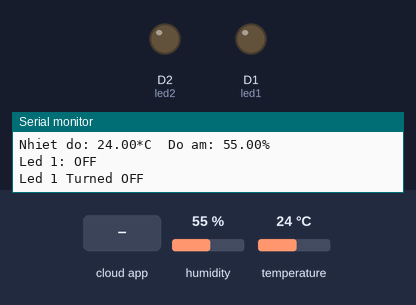
A sketch run on a simulated ESP8266 (NodeMCU). Shown: output pins drawn as LEDs (lit = HIGH), the last lines printed to the serial monitor. The inputs (shaded band) are chosen by the test bench; at power-on: humidity 55 %, temperature 24 °C. WiFi joins after 1.5 s; servers stay silent unless stated; the Firebase database answers and starts empty.

Above: at 4.0 s.
4.1 s: the phone or cloud app sets LED_STATUS to ON
At 5.4 s:
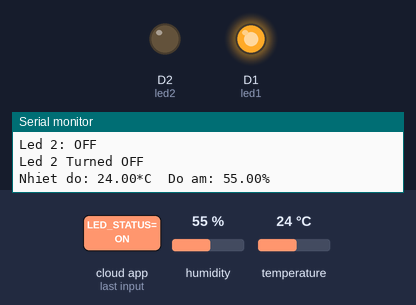
5.9 s: the phone or cloud app sets LED_STATUS2 to ON
At 7.2 s:
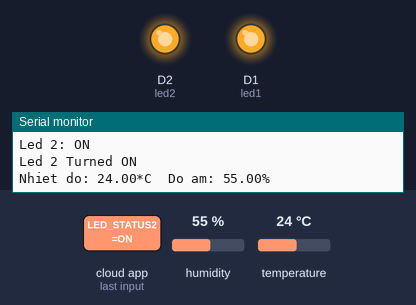
7.9 s: the phone or cloud app sets LED_STATUS to OFF
At 8.8 s:
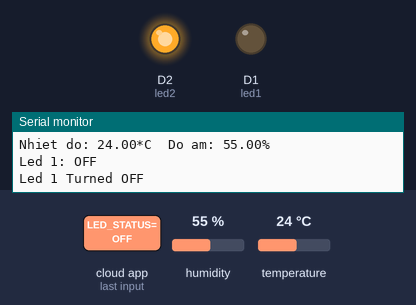
9.6 s: the phone or cloud app sets LED_STATUS2 to OFF
At 11.0 s:
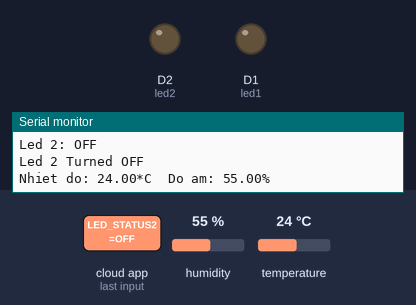
Timing chart, 0 to 12.5 s (numbered marks = the images above; inputs shaded):
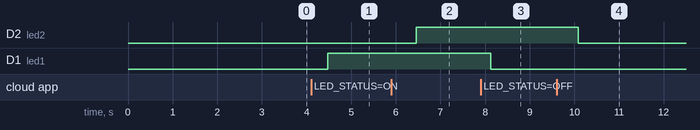

Measured:
- after the input at 4.1 s, D1 (led1): LOW → HIGH after 0.38 s
- after the input at 5.9 s, D2 (led2): LOW → HIGH after 0.55 s
- after the input at 7.9 s, D1 (led1): HIGH → LOW after 0.23 s
- after the input at 9.6 s, D2 (led2): HIGH → LOW after 0.48 s

The sketch:

skycast2.ino
```cpp
#include <ESP8266WiFi.h>
#include <FirebaseESP8266.h>
// #include <FirebaseArduino.h>
#include "DHT.h"
#define DHTTYPE DHT11
#define DHTPIN D5  //d5
DHT dht(DHTPIN, DHTTYPE);

#define FIREBASE_HOST "skycastt-556fc-default-rtdb.firebaseio.com"  //Đổi lại nhé
#define FIREBASE_AUTH "AIzaSyAvMjwtUA5pQSNHtqI1yvkypm4aszUlVz4"
// #define WIFI_SSID "LAU 3_2"
// #define WIFI_PASSWORD "0914083177"
#define WIFI_SSID "iphone 5"
#define WIFI_PASSWORD "12345789"
FirebaseData firebaseData;
String path = "/";

int led1 = 5;
int led2 = 4;
void setup() {
  Serial.begin(115200);
  delay(1000);
  pinMode(led1, OUTPUT);
  pinMode(led2, OUTPUT);
  WiFi.begin(WIFI_SSID, WIFI_PASSWORD);  //kết nối với wifi
  Serial.print("Connecting to ");
  Serial.print(WIFI_SSID);
  while (WiFi.status() != WL_CONNECTED) {
    Serial.print(".");
    delay(500);
  }
  Serial.println();
  Serial.print("Connected to ");
  Serial.println(WIFI_SSID);
  Serial.print("IP Address is : ");
  Serial.println(WiFi.localIP());
  Firebase.begin(FIREBASE_HOST, FIREBASE_AUTH);
  Firebase.setString(firebaseData, "LED_STATUS", "OFF");
  Firebase.setString(firebaseData, "LED_STATUS2", "OFF");
  dht.begin();
}
void loop() {

  float h = dht.readHumidity();

  float t = dht.readTemperature();  // Đọc nhiệt độ theo độ C

  if (isnan(h) || isnan(t)) {

    Serial.println("Failed to read from DHT sensor!");
    return;
  }
  Serial.print("Nhiet do: ");

  Serial.print(t);

  Serial.print("*C  ");

  Serial.print("Do am: ");

  Serial.print(h);

  Serial.println("%  ");

  Firebase.setInt(firebaseData, path + "/humid", t);
  Firebase.setInt(firebaseData, path + "/temp", h);

  // lED 1
  Firebase.getString(firebaseData, "LED_STATUS");
  String fireStatus1 = firebaseData.stringData();  // Lấy trạng thái của đèn thứ nhất từ Firebase
  Serial.println("Led 1: " + fireStatus1);
  if (fireStatus1 == "ON") {  // So sánh trạng thái của đèn thứ nhất
    Serial.println("Led 1 Turned ON");
    digitalWrite(led1, HIGH);
  } else if (fireStatus1 == "OFF") {
    Serial.println("Led 1 Turned OFF");
    digitalWrite(led1, LOW);
  } else {
    Serial.println("Command Error for Led 1! Please send ON/OFF");
  }

  // LED 2
  Firebase.getString(firebaseData, "LED_STATUS2");
  String fireStatus2 = firebaseData.stringData(); // Lấy trạng thái của đèn thứ hai từ Firebase
  Serial.println("Led 2: " + fireStatus2);
  if (fireStatus2 == "ON") {  // So sánh trạng thái của đèn thứ hai
    Serial.println("Led 2 Turned ON");
    digitalWrite(led2, HIGH);
  } else if (fireStatus2 == "OFF") {
    Serial.println("Led 2 Turned OFF");
    digitalWrite(led2, LOW);
  } else {
    Serial.println("Command Error for Led 2! Please send ON/OFF");
  }
}
```
